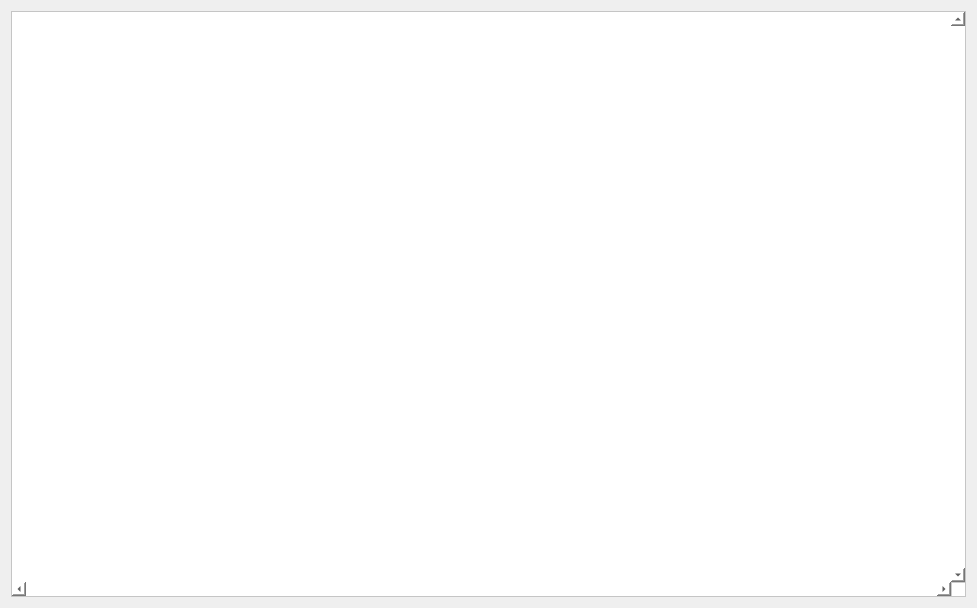
<?xml version="1.0" encoding="UTF-8"?>
<ui version="4.0">
 <class>NivelesJump</class>
 <widget class="QDialog" name="NivelesJump">
  <property name="geometry">
   <rect>
    <x>0</x>
    <y>0</y>
    <width>977</width>
    <height>608</height>
   </rect>
  </property>
  <property name="minimumSize">
   <size>
    <width>0</width>
    <height>0</height>
   </size>
  </property>
  <property name="maximumSize">
   <size>
    <width>1920</width>
    <height>1080</height>
   </size>
  </property>
  <property name="windowTitle">
   <string>Dialog</string>
  </property>
  <layout class="QGridLayout" name="gridLayout">
   <item row="0" column="0">
    <widget class="QGraphicsView" name="graphicsView">
     <property name="maximumSize">
      <size>
       <width>1920</width>
       <height>1080</height>
      </size>
     </property>
     <property name="font">
      <font>
       <kerning>true</kerning>
      </font>
     </property>
     <property name="styleSheet">
      <string notr="true">background-color: rgb(255, 255, 255);
background-image: url(:/Imagenes/Redimiension saltos (1).jpg);</string>
     </property>
     <property name="verticalScrollBarPolicy">
      <enum>Qt::ScrollBarAlwaysOn</enum>
     </property>
     <property name="horizontalScrollBarPolicy">
      <enum>Qt::ScrollBarAlwaysOn</enum>
     </property>
     <property name="sizeAdjustPolicy">
      <enum>QAbstractScrollArea::AdjustIgnored</enum>
     </property>
    </widget>
   </item>
  </layout>
 </widget>
 <resources/>
 <connections/>
</ui>
